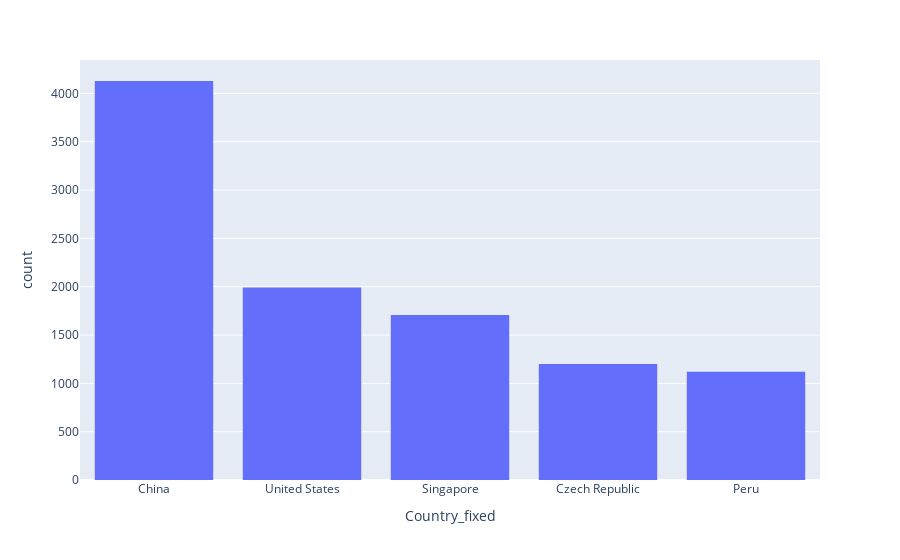

The notebook cell saved with this chart:
### Code cell
fig=plot_histogram('Country_fixed')
fig

### Figure 1 — Plotly figure (JSON) as saved in the notebook; plotly's stock layout.template omitted (floating-point values rounded to 4 significant figures; data arrays with more than 128 entries replaced by an {"elided": "..."} marker saying what was removed)
{"data": [{"alignmentgroup": "True", "bingroup": "x", "hovertemplate": "Country_fixed=%{x}<br>count=%{y}<extra></extra>", "legendgroup": "", "marker": {"color": "#636efa", "pattern": {"shape": ""}}, "name": "", "offsetgroup": "", "orientation": "v", "showlegend": false, "type": "histogram", "x": {"elided": "10148 str values"}, "xaxis": "x", "yaxis": "y"}], "layout": {"barmode": "relative", "legend": {"tracegroupgap": 0}, "margin": {"t": 60}, "xaxis": {"anchor": "y", "categoryorder": "total descending", "domain": [0, 1], "title": {"text": "Country_fixed"}}, "yaxis": {"anchor": "x", "domain": [0, 1], "title": {"text": "count"}}}}
